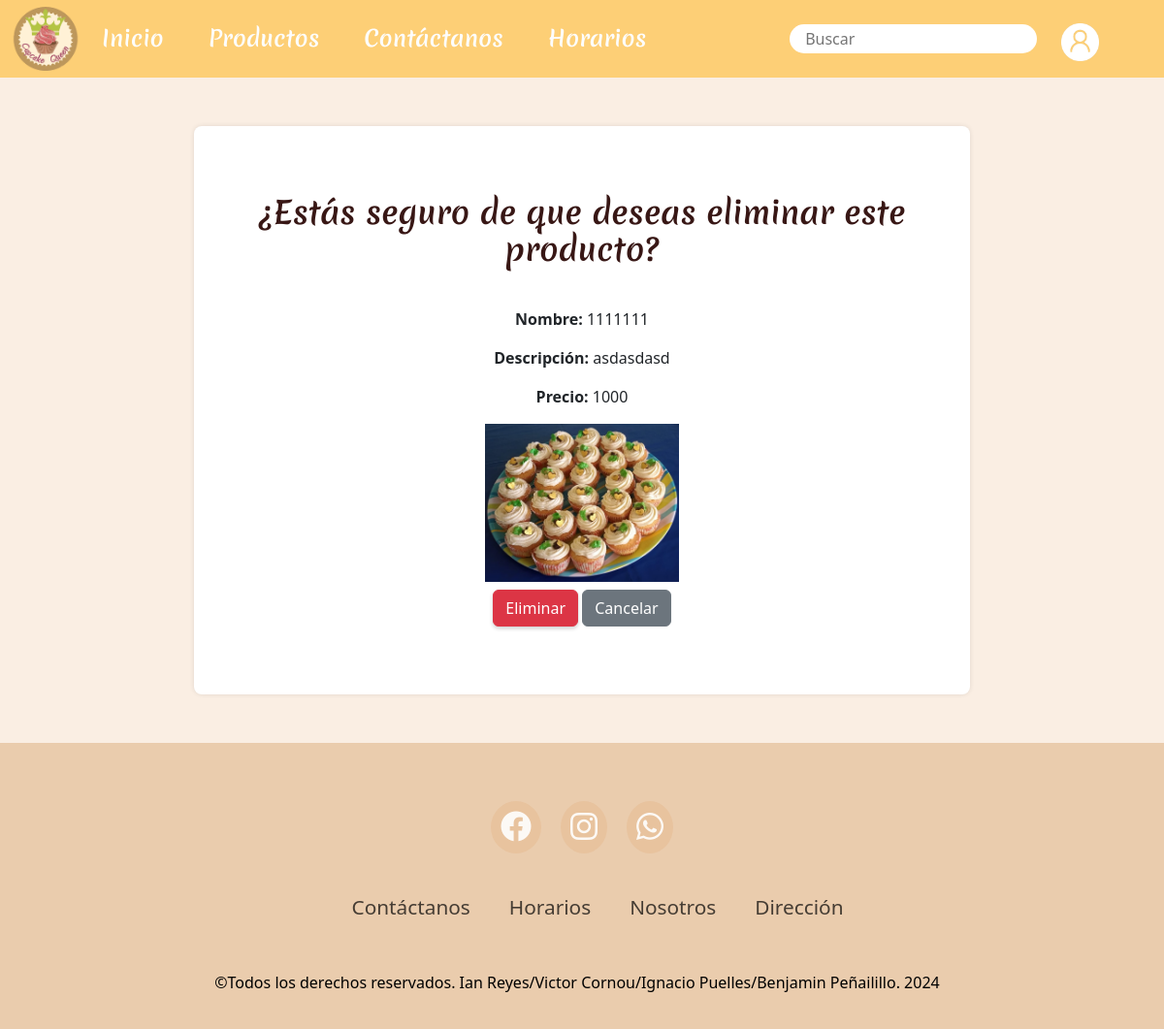
/eliminar/21/, run on an earlier commit of the app's database.
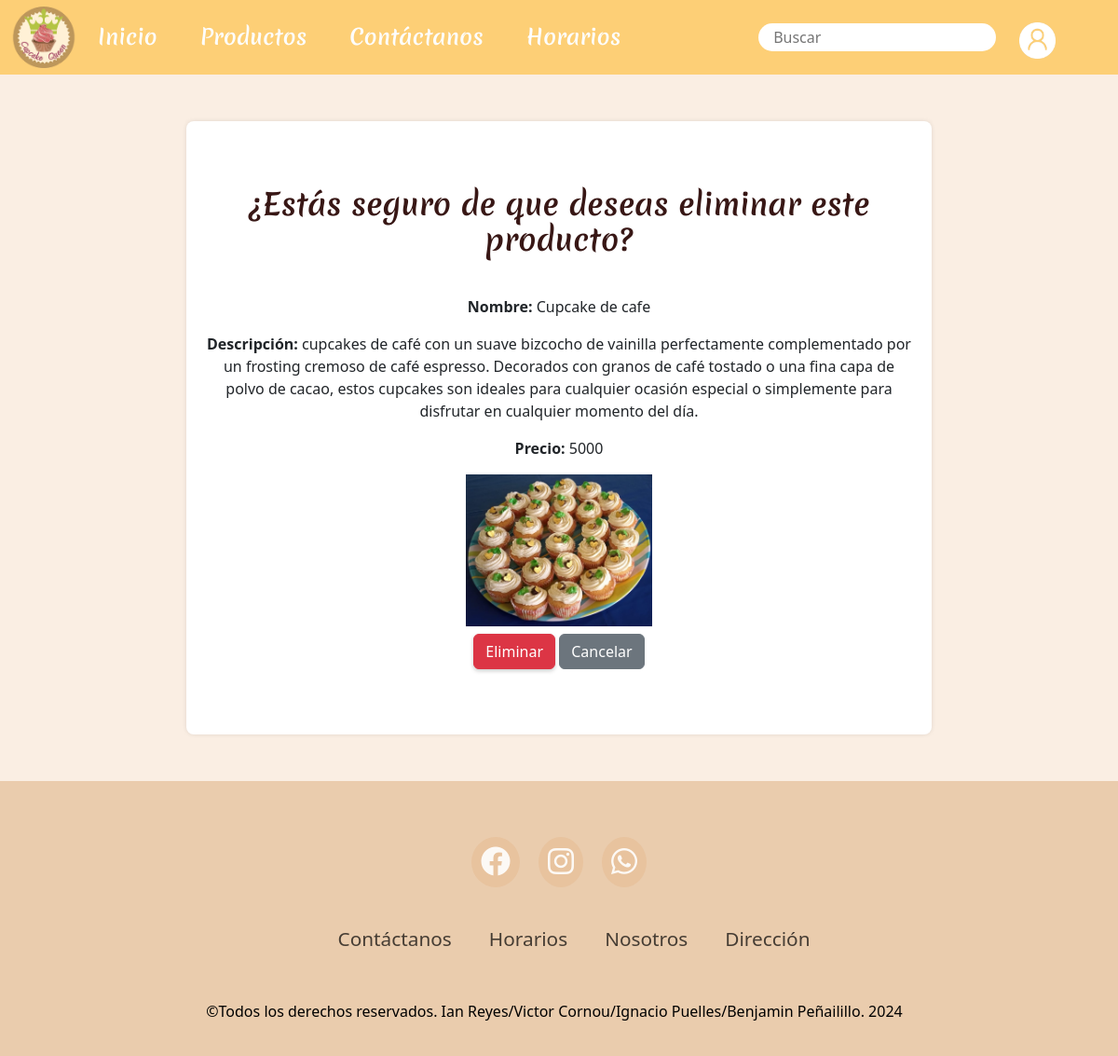
And on a later commit of the database.
### pagina/models.py (models this page shows, shortened)
class Producto(models.Model):
    nombre = models.CharField(max_length=100)
    categoria = models.ForeignKey(Categoria, on_delete=models.CASCADE, default=1)
    descripcion = models.TextField()
    precio = models.IntegerField()
    imagen = models.ImageField(upload_to='productos/')

### pagina/views.py (the view, shortened to what this page needs)
# urls.py: path('eliminar/<int:producto_id>/', ProductoDeleteView.as_view(), name='eliminar_producto'),
class ProductoDeleteView(View):
    def get(self, request, producto_id):
        producto = get_object_or_404(Producto, pk=producto_id)
        return render(request, 'eliminar_producto.html', {'producto': producto})

### pagina/templates/eliminar_producto.html (shortened to what this page needs)
{% extends "base.html" %}
{% load static %}
{% load crispy_forms_tags %}
{% block content %}
<div class="container-eliminar">
    <div class="eliminar">
    <h2>¿Estás seguro de que deseas eliminar este producto?</h2>
    <p><strong>Nombre:</strong> {{ producto.nombre }}</p>
    <p><strong>Descripción:</strong> {{ producto.descripcion }}</p>
    <p><strong>Precio:</strong> {{ producto.precio }}</p>
    <img src="{{ producto.imagen.url }}" alt="{{ producto.nombre }}" width="200">
    <form method="post">
        <div class="my-2">
            <button type="submit" class="btn btn-danger">Eliminar</button>
            <a href="{% url 'productos' %}" class="btn btn-secondary">Cancelar</a>
        </div>
    </form>
    </div>
</div>
{% endblock %}

What changed in the data, as far as the page shows it:
changed Producto: nombre "1111111" → "Cupcake de cafe"; descripcion "asdasdasd" → "cupcakes de café con un suave bizcocho de vainilla perfectamente complementado por un frosting cremoso de café espresso. Decorados con granos de café tostado o una fina capa de polvo de cacao, estos cupcakes son ideales para cualquier ocasión especial o simplemente para disfrutar en cualquier momento del día."; precio "1000" → "5000"
